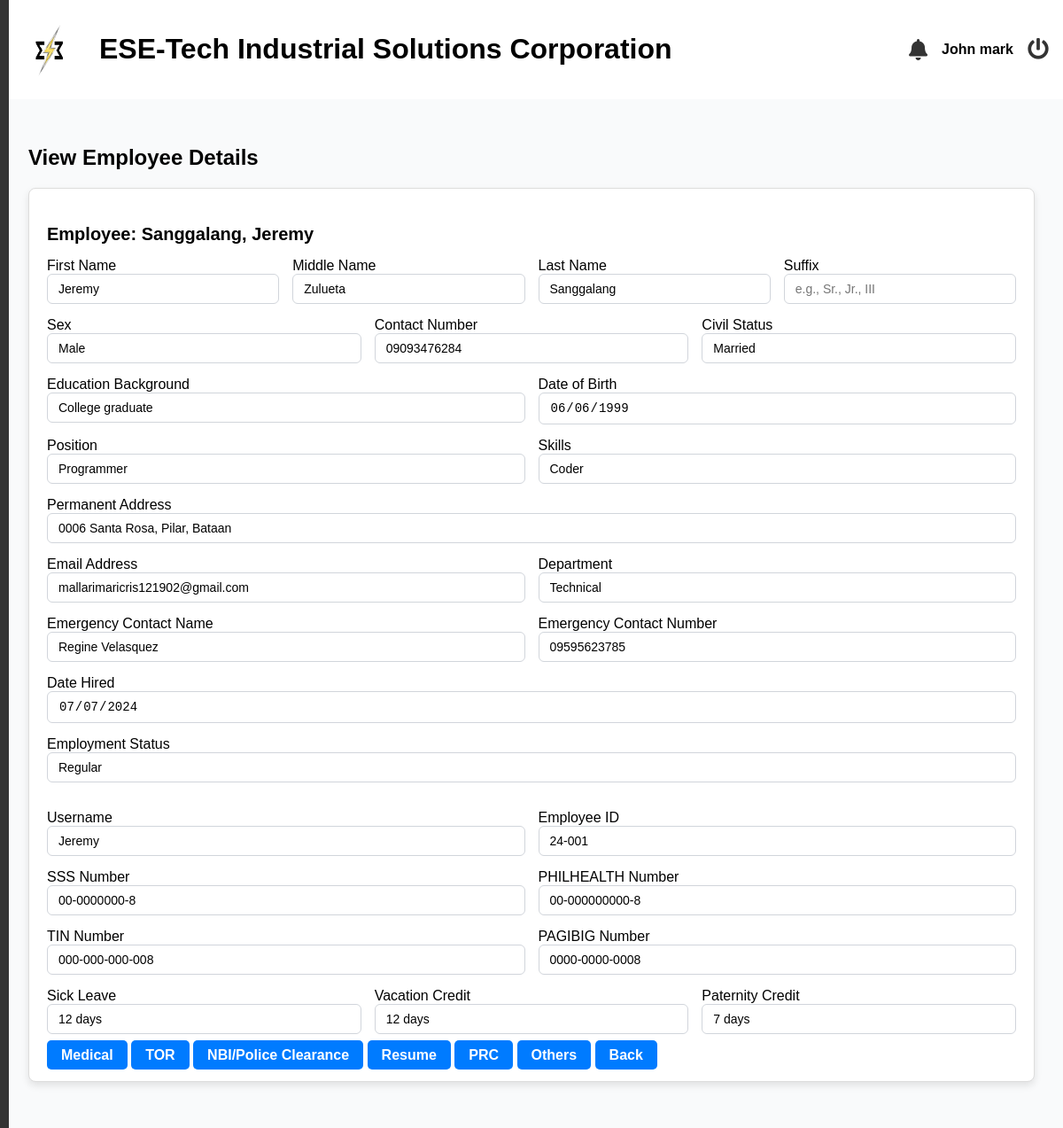
Screenshot of /admin/view_employee?id=3 (signed in) with the database file from the repository.
### tables this page shows
CREATE TABLE `employees` (
  `id` int(11) NOT NULL,
  `last_name` varchar(255) NOT NULL,
  `first_name` varchar(255) NOT NULL,
  `middle_name` varchar(255) NOT NULL,
  `suffix` varchar(255) NOT NULL,
  `gender` varchar(32) NOT NULL,
  `email` varchar(100) NOT NULL,
  `position` varchar(255) NOT NULL,
  `hire_date` date NOT NULL,
  `department` varchar(255) NOT NULL,
  `employment_status` varchar(255) NOT NULL,
  `employee_id` int(20) NOT NULL,
  `user_type` int(11) NOT NULL DEFAULT 2 COMMENT '1=admin, 2=staff, 3=super admin',
  `password` varchar(255) NOT NULL,
  `e_status` int(11) NOT NULL DEFAULT 1,
  `date_of_birth` date DEFAULT NULL,
  `age` varchar(32) NOT NULL,
  `contact_number` varchar(20) DEFAULT NULL,
  `perma_address` text DEFAULT NULL,
  `civil_status` varchar(10) DEFAULT NULL,
  `sss_number` varchar(15) DEFAULT NULL,
  `philhealth_number` varchar(15) DEFAULT NULL,
  `pagibig_number` varchar(15) DEFAULT NULL,
  `tin_number` varchar(15) DEFAULT NULL,
  `emergency_contact_name` varchar(50) DEFAULT NULL,
  `emergency_contact_number` varchar(15) DEFAULT NULL,
  `educational_background` enum('Technical-Vocational Program graduate','College graduate','Master''s degree graduate','Doctorate degree graduate') DEFAULT NULL,
  `skills` text DEFAULT NULL,
  `username` varchar(255) NOT NULL,
  `sick_leave` int(11) NOT NULL DEFAULT 0,
  `vacation_leave` int(11) NOT NULL DEFAULT 0,
  `maternity_leave` int(11) NOT NULL DEFAULT 0,
  `paternity_leave` int(11) NOT NULL DEFAULT 0,
  `sick_availed` int(11) NOT NULL,
  `vacation_availed` int(11) NOT NULL,
  `maternity_availed` int(11) NOT NULL,
  `paternity_availed` int(11) NOT NULL,
  `medical` varchar(32) DEFAULT NULL,
  `tor` varchar(32) DEFAULT NULL,
  `nbi_clearance` varchar(32) DEFAULT NULL,
  `resume` varchar(32) DEFAULT NULL,
  `prc` varchar(32) DEFAULT NULL,
  `others` varchar(32) DEFAULT NULL,
  `medical_type` varchar(32) DEFAULT NULL,
  `tor_type` varchar(32) DEFAULT NULL,
  `police_type` varchar(32) DEFAULT NULL,
  `resume_type` varchar(32) DEFAULT NULL,
  `prc_type` varchar(32) DEFAULT NULL,
  `others_type` varchar(32) DEFAULT NULL,
  `is_archived` tinyint(1) DEFAULT 0
);

### admin/view_employee.php (the view, shortened to what this page needs)
<?php include('header.php'); ?>
    <?php
    $conn = mysqli_connect('localhost', 'root', '', 'esetech');
    $employee = null;
    if (isset($_GET['id'])) {
        $id = $_GET['id'];
        $sql = "SELECT * FROM employees WHERE id=?";
        $stmt = mysqli_prepare($conn, $sql);
        mysqli_stmt_bind_param($stmt, 'i', $id);
        mysqli_stmt_execute($stmt);
        $result = mysqli_stmt_get_result($stmt);
        $employee = mysqli_fetch_assoc($result);
    }
?>
    <!DOCTYPE html>
    <html lang="en">
    <head>
        <link rel="stylesheet" href="styles.css">
        <link rel="stylesheet" href="https://cdnjs.cloudflare.com/ajax/libs/font-awesome/5.15.4/css/all.min.css">
    </head>
    <body>
    <?php include('includes/sideBar.php'); ?>
        <main class="main-content">
            <section id="edit-employee">
                <h2>View Employee Details</h2>
                <?php if ($employee): ?>
                    <div class="card mb-4">
                        <div class="card-header">
                            <h3>Employee: <?php echo $employee['last_name'] . ', ' . $employee['first_name']; ?></h3>
                        </div>
                        <div class="card-body">
                            <form method="POST">
                            <div class="form-row">
                <div class="col-md-4">
                <label for="date_of_birth">First Name</label>
                    <input type="text" class="form-control" name="first_name" placeholder="First Name" value="<?php  echo $employee['first_name'] ?>" readonly>
                </div>
                <div class="col-md-4">
                <label for="date_of_birth">Middle Name</label>
                    <input type="text" class="form-control" name="middle_name" placeholder="Middle Name" value="<?php  echo $employee['middle_name'] ?>" readonly>
                </div>
                <div class="col-md-4">
                <label for="date_of_birth">Last Name</label>
                    <input type="text" class="form-control" name="last_name" placeholder="Last Name" value="<?php  echo $employee['last_name'] ?>" readonly>
                </div>
                <div class="col-md-4">
                    <label for="suffix">Suffix</label>
                    <input type="text" class="form-control" name="suffix" placeholder="e.g., Sr., Jr., III" value="<?php  echo $employee['suffix'] ?>">
                </div>
            </div>
            <div class="form-row">
                <div class="col-md-6">
                    <label for="gender">Sex</label>
                    <input id="gender" type="text" class="form-control" name="gender" value="<?php  echo $employee['gender'] ?>" readonly>
                </div>
                <div class="col-md-6">
                    <label for="contact_number">Contact Number</label>
                    <input type="text" class="form-control" name="contact_number" placeholder="e.g., +63 912-345-6789" value="<?php  echo $employee['contact_number'] ?>" readonly>
                </div>
                <div class="col-md-6">
                    <label for="civil_status">Civil Status</label>
                    <input type="text" class="form-control" name="civil_status" placeholder="Civil Status" value="<?php  echo $employee['civil_status'] ?>" readonly>
                </div>
            </div>
            <div class="form-row">
                <div class="col-md-6">
                    <label for="educational_background">Education Background</label>
                    <input type="text" class="form-control" name="educational_background" placeholder="Education Background" value="<?php  echo $employee['educational_background'] ?>" readonly>
                </div>
                <div class="col-md-6">
                    <label for="date_of_birth">Date of Birth</label>
                    <input type="date" class="form-control" name="date_of_birth" placeholder="Date of Birth" value="<?php  echo $employee['date_of_birth'] ?>" readonly>
                </div>
            </div>
            <div class="form-row">
                <div class="col-md-6">
                    <label for="position">Position</label>
                    <input type="text" class="form-control" name="position" placeholder="Position" value="<?php  echo $employee['position'] ?>" readonly>
                </div>
                <div class="col-md-6">
                    <label for="skills">Skills</label>
                    <input type="text" class="form-control" name="skills" placeholder="Skills" value="<?php  echo $employee['skills'] ?>" readonly>
                </div>
            </div>
            <div class="form-row">
                <div class="col-md-6">
                    <label for="perma_address">Permanent Address</label>
                    <input type="text" class="form-control" name="perma_address" placeholder="Permanent Address" value="<?php  echo $employee['perma_address'] ?>" readonly>
                </div>
            </div>
            <div class="form-row">
                <div class="col-md-6">
                    <label for="date_of_birth">Email Address</label>
                    <input type="email" class="form-control" name="email" placeholder="Email" value="<?php  echo $employee['email'] ?>" readonly>
                </div>
                <div class="col-md-6">
                    <label for="department">Department</label>
                    <input type="text" class="form-control" name="department" placeholder="department" value="<?php  echo $employee['department'] ?>" readonly>
                </div>
            </div>
            <div class="form-row">
                <div class="col-md-6">
                    <label for="emergency_contact_name">Emergency Contact Name</label>
                    <input type="text" class="form-control" name="emergency_contact_name" placeholder="Emergency Contact Name" value="<?php  echo $employee['emergency_contact_name'] ?>"  readonly>
                </div>
                <div class="col-md-6">
                    <label for="emergency_contact_number">Emergency Contact Number</label>
                    <input type="text" class="form-control" name="emergency_contact_number" placeholder="Emergency Contact Number" value="<?php  echo $employee['emergency_contact_number'] ?>" readonly>
                </div>
            </div>
            <div class="form-row">
            <div class="col-md-4">
                <label for="hire_date">Date Hired</label>
                <input type="date" class="form-control" name="hire_date" id="hire_date" placeholder="yyyy-mm-dd" value="<?php  echo $employee['hire_date'] ?>" readonly>
            </div>
            </div>
             <div class="form-row">
                <div class="form-group col-md-6">
                    <label>Employment Status</label>
                    <input id="employment_status" type="text" class="form-control" name="employment_status" value="<?php  echo $employee['employment_status'] ?>" readonly>
                </div>
                </div>
            <div class="form-row">
                <div class="col-md-4">
                <label for="date_of_birth">Username</label>
                    <input type="text" class="form-control" name="username" placeholder="Username" value="<?php  echo $employee['username'] ?>" readonly>
                </div>
                <div class="col-md-4">
                <label for="date_of_birth">Employee ID</label>
                    <input type="text" id="employee_id" class="form-control" name="employee_id" placeholder="Employee ID" value="<?php  echo $employee['employee_id'] ?>" readonly>
                </div>
            </div>
            <div class="form-row">
                <div class="col-md-6">
                    <label for="date_of_birth">SSS Number</label>
                    <input type="text" class="form-control" name="sss_number" placeholder="SSS Number" readonly pattern="\d{2}-\d{7}-\d{1}" title="SSS should be in the format 00-0000000-0" value="<?php  echo $employee['sss_number'] ?>">
                </div>
                <div class="col-md-6">
                    <label for="date_of_birth">PHILHEALTH Number</label>
                    <input type="text" class="form-control" name="philhealth_number" placeholder="PhilHealth Number" readonly pattern="\d{2}-\d{9}-\d{1}" title="PhilHealth should be in the format 00-000000000-0" value="<?php  echo $employee['philhealth_number'] ?>">
                </div>
            </div>
            <div class="form-row">
                <div class="col-md-6">
                    <label for="date_of_birth">TIN Number</label>
                    <input type="text" class="form-control" name="tin_number" placeholder="TIN Number" readonly pattern="\d{3}-\d{3}-\d{3}-\d{3}" title="TIN should be in the format 000-000-000-000" value="<?php  echo $employee['tin_number'] ?>">
                </div>
                <div class="col-md-6">
                    <label for="date_of_birth">PAGIBIG Number</label>
                    <input type="text" class="form-control" name="pagibig_number" placeholder="PagIBIG Number" readonly pattern="\d{4}-\d{4}-\d{4}" title="PagIBIG should be in the format 0000-0000-0000" value="<?php  echo $employee['pagibig_number'] ?>">
                </div>
            </div>
            <div class="form-row">
                    <div id="sick_leave_container" class="col-md-6">
                        <label for="sick_leave">Sick Leave</label>
                        <input type="text" id="sick_leave" class="form-control" name="sick_leave" placeholder="Sick Leave" value="<?php  echo $employee['sick_leave'] . ' ' . 'days' ?>" readonly>
                    </div>
                    <div id="vacation_leave_container" class="col-md-6">
                        <label for="vacation_leave">Vacation Credit</label>
                        <input type="text" id="vacation_leave" class="form-control" name="vacation_leave" placeholder="Vacation Credit" value="<?php  echo $employee['vacation_leave'] . ' ' . 'days'?>" readonly>
                    </div>
                    <div id="paternity_leave_container" class="col-md-6">
                        <label for="paternity_leave">Paternity Credit</label>
                        <input type="text" id="paternity_leave" class="form-control" name="paternity_leave" placeholder="Paternity Credit" value="<?php  echo $employee['paternity_leave'] . ' ' . 'days'?>" readonly>
                    </div>
                </div>
                                </div>
                                <div class="col-md-6 buttons">
                                    <a href="./file_medical?id=<?php echo $employee['id']?>" class="btn btn-cancel">Medical</a>
                                    <a href="./file_tor?id=<?php echo $employee['id']?>" class="btn btn-cancel">TOR</a>
                                    <a href="./file_police?id=<?php echo $employee['id']?>" class="btn btn-cancel">NBI/Police Clearance</a>
                                    <a href="./file_resume?id=<?php echo $employee['id']?>" class="btn btn-cancel">Resume</a>
                                    <a href="./file_prc?id=<?php echo $employee['id']?>" class="btn btn-cancel">PRC</a>
                                    <a href="./file_201?id=<?php echo $employee['id']?>" class="btn btn-cancel">Others</a>
                                    <a href="./employees" class="btn btn-cancel">Back</a>
                                </div>
                        </div>
                <?php else: ?>
                    <p class="text-danger">Employee not found.</p>
                <?php endif; ?>
            </section>
        </main>
        <?php include('footer.php'); ?>
    </body>
    </html>

### admin/css/styles.css (style rules this page uses)
* { text-decoration: none; }
body { font-family: Arial, sans-serif; margin: 0; padding: 0; background-color: #f0f0f0; }
.main-content { flex-grow: 1; padding: 2rem; background-color: #f9fafb; }
.card { border: 1px solid #ddd; border-radius: 8px; margin-bottom: 20px; padding: 20px; background-color: #fff; box-shadow: 0 4px 8px rgba(0, 0, 0, 0.1); }
.card-header h3 { font-size: 20px; font-weight: bold; margin-bottom: 15px; }
.form-row { display: flex; flex-wrap: wrap; gap: 20px; margin-bottom: 20px; }
.form-row .col-md-4, .form-row .col-md-6, .form-row .col-md-12 { flex: 1; min-width: 200px; }
.form-control, select, textarea { width: 100%; padding: 8px; border-radius: 5px; border: 1px solid #ccc; box-sizing: border-box; }
.btn-cancel { padding: 12px 20px; border: none; border-radius: 5px; background-color: #da3141; color: #fff; font-weight: bold; cursor: pointer; transition: background-color 0.3s ease; margin-top: 10px; }
.form-row { display: flex; gap: 15px; margin-bottom: 15px; }
.form-control, .form-control:focus, select.form-control, textarea.form-control { width: 100%; font-size: 1rem; border: 1px solid #ddd; border-radius: 4px; }
.form-group { margin-bottom: 1rem; }
.col-md-4 { grid-column: span 4; }
.col-md-6 { grid-column: span 6; }
.form-control { width: 100%; padding: 0.5rem 0.75rem; border: 1px solid #d1d5db; border-radius: 0.375rem; font-size: 0.875rem; transition: border-color 0.15s ease-in-out; }
.btn { padding: 10px 20px; font-size: 16px; border: none; cursor: pointer; border-radius: 5px; }
.card-header { display: flex; flex-direction: column; justify-content: space-between; align-items: start; }
.btn { padding: 8px 16px; border-radius: 5px; background-color: #007bff; color: white; border: none; cursor: pointer; font-weight: 600; }

### admin/header.php (style rules this page uses)
body { font-family: Arial, sans-serif; background-color: #f4f7fc; margin: 0; }

### rows the page displays
employees: last_name "Sanggalang", first_name "Jeremy", middle_name "Zulueta", gender "Male", contact_number "09093476284", civil_status "Married", educational_background "College graduate", date_of_birth "06/06/1999", position "Programmer", skills "Coder", perma_address "0006 Santa Rosa, Pilar, Bataan", email "mallarimaricris121902@gmail.com", department "Technical", emergency_contact_name "Regine Velasquez", emergency_contact_number "09595623785", hire_date "07/07/2024", employment_status "Regular", username "Jeremy", employee_id "24-001", sss_number "00-0000000-8", philhealth_number "00-000000000-8", tin_number "000-000-000-008", pagibig_number "0000-0000-0008", sick_leave "12 days", vacation_leave "12 days", paternity_leave "7 days"

### other values shown
$_SESSION['fullname'] "John mark"
